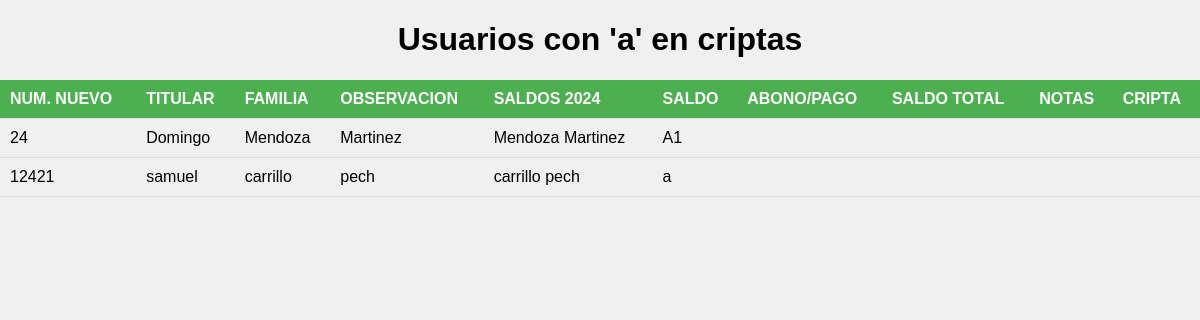
/usuarios_con_a, run on the app's committed database.
### tables this page shows
CREATE TABLE Clientes (
                    Num_nuevo INTEGER PRIMARY KEY AUTOINCREMENT,
                    Nombre_titular TEXT,
                    Apellido_paterno TEXT,
                    Apellido_materno TEXT,
                    Familia_id TEXT,
                    Cripta TEXT,
                    FOREIGN KEY (Familia_id) REFERENCES Familia(Familia_id)
                );

### app.py (the view)
@app.route("/usuarios_con_a")
def usuarios_con_a():
    clientes = obtener_clientes('a')
    return render_template("usuarios_con_a.html", clientes=clientes)

### app.py (called while the page is built)
def conectar_db():
    return sqlite3.connect('tu_basede_datos.db')

def obtener_clientes(letra=None):
    conn = conectar_db()
    cursor = conn.cursor()
    if letra is not None:
        cursor.execute("SELECT * FROM Clientes WHERE Cripta LIKE ?", ('%' + letra + '%',))
    else:
        cursor.execute("SELECT * FROM Clientes")
    clientes = cursor.fetchall()
    conn.close()
    return clientes

### templates/usuarios_con_a.html (shortened to what this page needs)
<!DOCTYPE html>
<html lang="es">
<head>
</head>
<body>
    <h1>Usuarios con 'a' en criptas</h1>
    <table>
        <thead>
            <tr>
                <th>NUM. NUEVO</th>
                <th>TITULAR</th>
                <th>FAMILIA</th>
                <th>OBSERVACION</th>
                <th>SALDOS 2024</th>
                <th>SALDO</th>
                <th>ABONO/PAGO</th>
                <th>SALDO TOTAL</th>
                <th>NOTAS</th>
                <th>CRIPTA</th>
            </tr>
        </thead>
        <tbody>
            {% for cliente in clientes %}
            <tr>
                <td>{{ cliente[0] }}</td>
                <td>{{ cliente[1] }}</td>
                <td>{{ cliente[2] }}</td>
                <td>{{ cliente[3] }}</td>
                <td>{{ cliente[4] }}</td>
                <td>{{ cliente[5] }}</td>
                <td>{{ cliente[6] }}</td>
                <td>{{ cliente[7] }}</td>
                <td>{{ cliente[8] }}</td>
                <td>{{ cliente[9] }}</td>
            </tr>
            {% endfor %}
        </tbody>
    </table>
</body>
</html>

### templates/usuarios_con_a.html (style rules this page uses)
body { font-family: Arial, sans-serif; background-color: #f0f0f0; margin: 0; padding: 0; }
h1 { text-align: center; }
table { width: 100%; border-collapse: collapse; margin-top: 20px; }
th, td { padding: 10px; text-align: left; border-bottom: 1px solid #ddd; }
th { background-color: #4CAF50; color: white; }

### data on the page
Clientes: Num_nuevo "24", Nombre_titular "Domingo", Apellido_paterno "Mendoza", Apellido_materno "Martinez", Familia "Mendoza Martinez", Cripta "A1"
Clientes: Num_nuevo "12421", Nombre_titular "samuel", Apellido_paterno "carrillo", Apellido_materno "pech", Familia "carrillo pech", Cripta "a"
